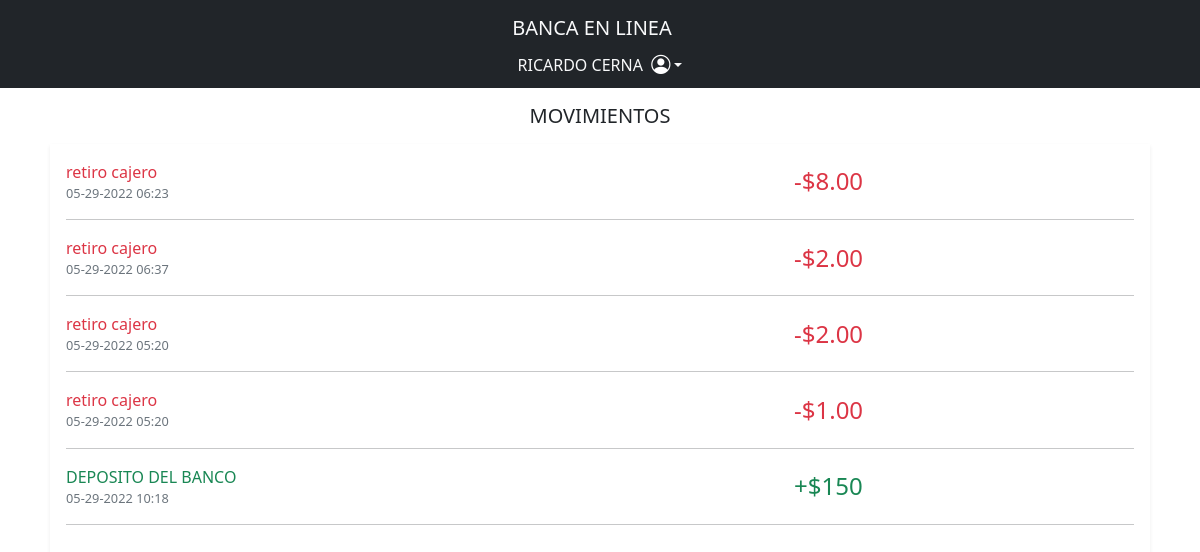
/views/movimientos_view.php (signed in), run on the app's committed database.
### tables this page shows
CREATE TABLE `users` (
  `id_usuario` varchar(15) NOT NULL,
  `usuario` varchar(50) NOT NULL,
  `pass` varchar(250) NOT NULL,
  `nombre` varchar(100) NOT NULL,
  `apellido` varchar(100) NOT NULL,
  `numeroDUI` varchar(12) NOT NULL
);

CREATE TABLE `movimientos` (
  `idMovimiento` int(12) NOT NULL,
  `descripcion` varchar(100) NOT NULL,
  `monto` varchar(12) NOT NULL,
  `tipo` varchar(20) NOT NULL,
  `fecha` varchar(20) NOT NULL,
  `idUsuario` varchar(12) NOT NULL,
  `idDestinatario` varchar(12) DEFAULT NULL
);

### movimientos.php (called while the page is built, shortened)
<?php
include('conn.php');
$stmt = $conn->prepare("SELECT descripcion,monto,fecha,tipo,fecha FROM movimientos WHERE idUsuario = ?");
$stmt->bind_param('s',$idUsuario);
$stmt->execute();
$stmt->store_result();
$stmt->bind_result($descripcion,$monto,$fecha,$tipo,$fecha);
$i = 0;
$movimientos[$i]['descripcion'] = "";
$movimientos[$i]['monto'] = "";
$movimientos[$i]['fecha'] = "";
$movimientos[$i]['tipo'] = "";
$rows = $stmt->num_rows;
if($rows>0){
    while($stmt->fetch()){
        $movimientos[$i]['descripcion'] = $descripcion;
        $movimientos[$i]['monto'] = $monto;
        $movimientos[$i]['fecha'] = $fecha;
        $movimientos[$i]['tipo'] = $tipo;
        $i++;
        }
}
?>

### views/movimientos_view.php (the view, shortened to what this page needs)
<?php
include('header.php');
include('../movimientos.php');
?>
<div class="tittle mt-3 h-4">
  <h6 class="text-center "style="font-size: 1.25rem">MOVIMIENTOS</h3>
</div>
<main id="main" class="container mt-3 mx-auto shadow-sm p-3 col-11">
  <?php foreach($movimientos as $movimiento): ?>
    <div class="movimiento-item row d-flex align-items-center">
    <div class="col-8">
    <?php if($movimiento['tipo'] == "retiro" OR $movimiento['tipo'] == "transferencia"  OR $movimiento['tipo'] == "pago"):?>
      <p class="fs-6 text-danger mb-0"><?php echo $movimiento['descripcion']?></p>
      <?php elseif($movimiento['tipo'] == "prestamo" OR $movimiento['tipo'] == "deposito"): ?>
        <p class="fs-6 text-success mb-0"><?php echo $movimiento['descripcion']?></p>
        <?php endif;?>
        <p class="text-muted mt-0" style="font-size: 0.8rem;"><?php echo $movimiento['fecha']?></p>
        </div>
        <div class="col-1">
          <?php if($movimiento['tipo'] == "retiro" OR $movimiento['tipo'] == "transferencia"  OR $movimiento['tipo'] == "pago"):?>
                    <p class="fs-4 text-danger">-$<?php echo $movimiento['monto'];?></p>
                <?php elseif($movimiento['tipo'] == "prestamo" OR $movimiento['tipo'] == "deposito"): ?>
                  <p class="fs-4 text-success">+$<?php echo $movimiento['monto'];?></p>
                  <?php endif;?>
                </div>
        </div>
        <hr class="mt-0">
    <?php endforeach;?>
</main>
</body>
</html>

### views/header.php (shortened to what this page needs)
<?php
$idUsuario = $_SESSION['user_id'];
include('../conn.php');
$select_user_stmt = $conn->prepare("SELECT nombre,apellido FROM users WHERE id_usuario = ?");
$select_user_stmt->bind_param('s',$idUsuario);
$select_user_stmt->execute();
$select_user_stmt->store_result();
$select_user_stmt->bind_result($nombre,$apellido);
$datos['nombre'] = $nombre;
$datos['apellido'] = $apellido;
?>
<!DOCTYPE html>
<html lang="en">
<head>
    <link href="https://cdn.jsdelivr.net/npm/bootstrap@5.2.0-beta1/dist/css/bootstrap.min.css" rel="stylesheet">
    <link rel="stylesheet" href="https://cdn.jsdelivr.net/npm/bootstrap-icons@1.8.2/font/bootstrap-icons.css">
</head>
<body>
<nav class="navbar bg-dark navbar-expand pb-0">
  <div class="container-fluid d-flex flex-column col-8 mx-auto">
    <a href="main_view.php" class="navbar-brand text-light pb-0 mb-0 text-decoration-none">BANCA EN LINEA</a>
    <ul class="navbar-nav text-light">
        <li class="nav-item dropdown">
          <a class="nav-link dropdown-toggle text-light d-flex align-items-center justify-content-between" href="#" id="navbarDropdown" role="button" data-bs-toggle="dropdown" aria-expanded="false">
              <span class="pr-3"><?php echo $datos['nombre']." ".$datos['apellido'];?></span>&nbsp;&nbsp;
          <i class="bi bi-person-circle" style="font-size: 1.2rem; color:white"></i>
          </a>
    </ul>
  </div>
</nav>

### data on the page
users: nombre "RICARDO", apellido "CERNA"
movimientos: descripcion "retiro cajero", fecha "05-29-2022 06:23", monto "8.00"
movimientos: descripcion "retiro cajero", fecha "05-29-2022 06:37", monto "2.00"
movimientos: descripcion "retiro cajero", fecha "05-29-2022 05:20", monto "2.00"
movimientos: descripcion "retiro cajero", fecha "05-29-2022 05:20", monto "1.00"
movimientos: descripcion "DEPOSITO DEL BANCO", fecha "05-29-2022 10:18", monto "150"
